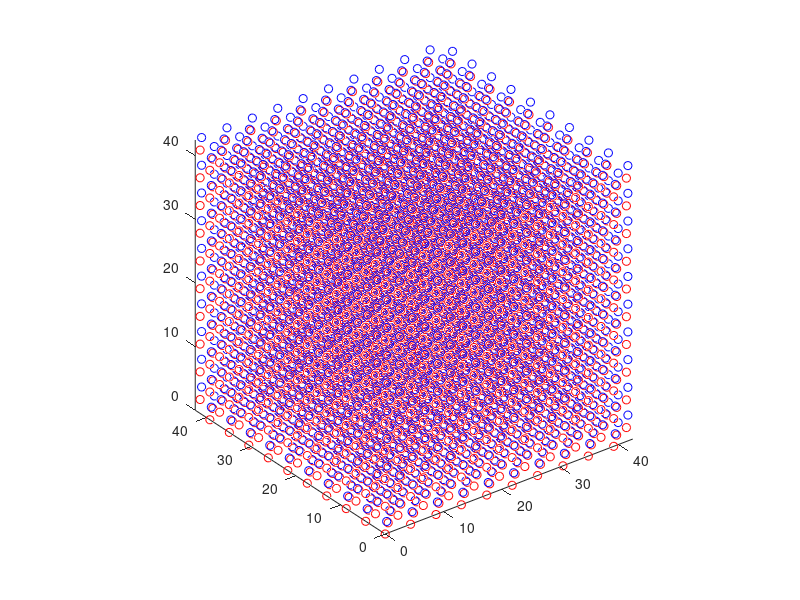

Recreate this plot in MATLAB.
clear; close all;
r0 = [0.0, 0.0, 0.5, 0.5, 0.25, 0.25, 0.75, 0.75; ...
      0.0, 0.5, 0.0, 0.5, 0.25, 0.75, 0.25, 0.75; ...
      0.0, 0.5, 0.5, 0.0, 0.25, 0.75, 0.75, 0.25].';
n0 = size(r0, 1);
nxyz = 10 * [1, 1, 1];
N = nxyz(1) * nxyz(2) * nxyz(3) * n0;
a = 4.357 * [1, 1, 1];
box_length = a .* nxyz;
mass0=[28, 28, 28, 28, 12, 12, 12, 12];
type0=[0, 0 , 0, 0, 1, 1, 1, 1];

r = zeros(N, 3);
mass = zeros(N, 1);
type = zeros(N, 1);
n = 0;
for nx = 0 : nxyz(1) - 1
    for ny = 0 : nxyz(2) - 1
        for nz = 0 : nxyz(3) - 1
            for m = 1 : n0
                n = n + 1;
                r(n, :) = a .* ([nx,ny,nz] + r0(m, :));  
                mass(n) = mass0(m);
                type(n) = type0(m);
            end
        end
    end
end

fid = fopen('xyz.in', 'w');
fprintf(fid, '%d %d %g\n', N, 300, 8.35);
fprintf(fid, '%d %d %d %g %g %g\n', 1, 1, 1, box_length);
for n =1 : N
    fprintf(fid, '%d %d %g %g %g %g\n', type(n), 0, mass(n), r(n, :));
end
fclose(fid);


figure;
plot3(r(type==0,1),r(type==0,2), r(type==0,3), 'ro');
hold on;
plot3(r(type==1,1),r(type==1,2), r(type==1,3), 'bo');
axis equal;




